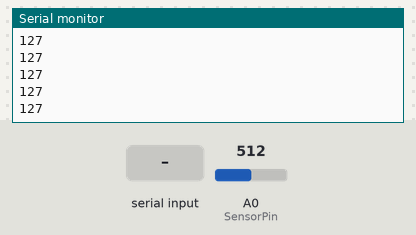
Simulated run of this sketch. Board: Arduino Uno, built with avr-gcc and run on an emulated ATmega328P. Parts: the last lines printed to the serial monitor. The inputs (shaded band) are chosen by the test bench; at power-on: A0 (SensorPin) = 512.

Above: at 1.2 s.
1.3 s: A0 (SensorPin) set to 716
At 1.8 s:
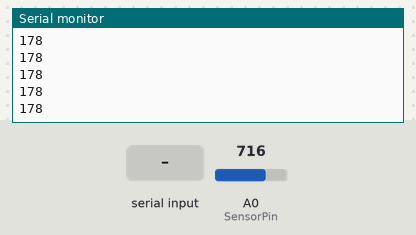
2.8 s: "1" received over the second serial link
4.3 s: "0" received over the second serial link
5.8 s: A0 (SensorPin) set to 900
At 6.3 s:
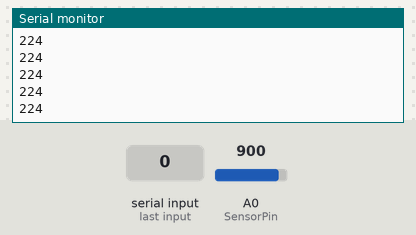
Timing chart, 0 to 8.3 s (numbered marks = the images above; inputs shaded):
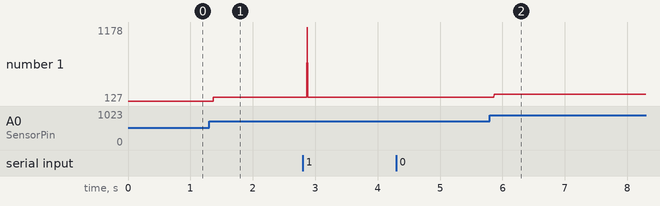

The sketch:

2masterCapston.ino
```cpp
#include <SoftwareSerial.h>

SoftwareSerial btSerial(2,3);

int SensorPin = A0;

void setup()
{
  Serial.begin(9600);
  btSerial.begin(9600);
}

void loop()
{

  int SensorReading = analogRead(SensorPin);
  int mfsr_r18 = map(SensorReading, 0, 1024, 0, 255);
  Serial.println(mfsr_r18);
  //delay(1000);

  if(mfsr_r18 > 100){
        btSerial.write("1");
  } else {
        btSerial.write("0");
  }

  if(btSerial.available()){
    while(btSerial.available()){
      Serial.write(btSerial.read());
    }
  }
}
```

Measured:
- after the input at 1.3 s, the serial monitor: prints a new line after 0.07 s (image 1)
- after the input at 5.8 s, the serial monitor: prints a new line after 0.07 s (image 2)
- plotted number 1: 127 → 178 after the input at 1.3 s, 178 → 224 after the input at 5.8 s
